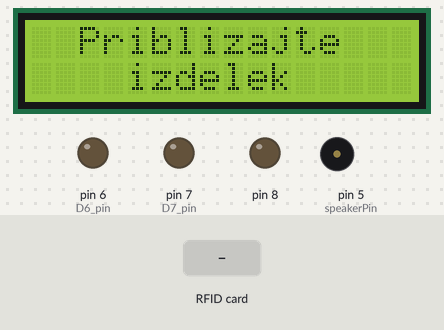
Recording of a sketch running on a simulated Arduino Uno, built with avr-gcc and run on an emulated ATmega328P. On the bench: 16×2 character LCD, output pins drawn as LEDs (lit = HIGH), buzzer (waves = sounding). Inputs (shaded band) come from the test bench. Pins used as bus, display or sensor lines are not drawn; what the sketch prints to the serial monitor is not drawn.

Above: at 1.3 s.
1.4 s: RFID card 5E 7A 19 C4 held to the reader
At 1.67 s:
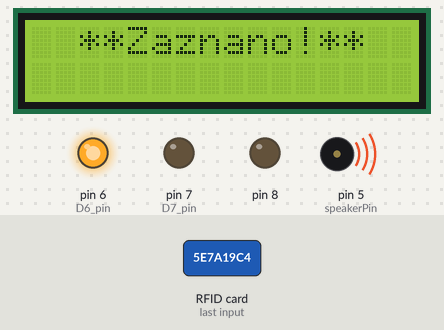
At 3.8 s:
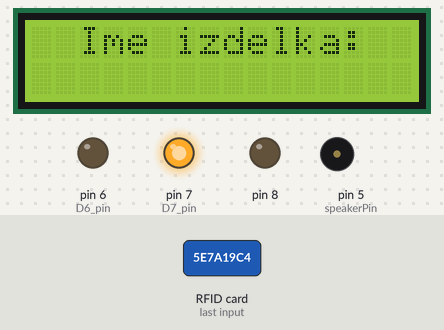
4.2 s: RFID card 5E 7A 19 C4 held to the reader
At 6.13 s:
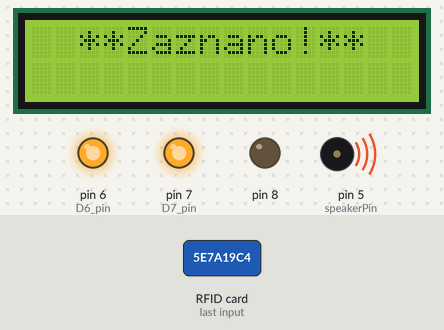
Timing chart, 0 to 8.1 s (numbered marks = the images above; inputs shaded):
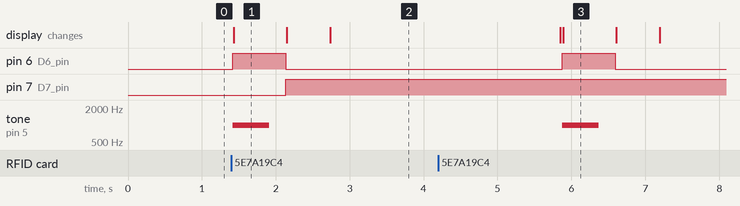

The sketch:

Prepoznavanje_izdelkov.ino
```cpp
/*
 *             MFRC522      Arduino       Arduino   Arduino    Arduino          Arduino
 *             Reader/PCD   Uno/101       Mega      Nano v3    Leonardo/Micro   Pro Micro
 * Signal      Pin          Pin           Pin       Pin        Pin              Pin
 * -----------------------------------------------------------------------------------------
 * RST/Reset   RST          9             5         D9         RESET/ICSP-5     RST
 * SPI SS      SDA(SS)      10            53        D10        10               10
 * SPI MOSI    MOSI         11 / ICSP-4   51        D11        ICSP-4           16
 * SPI MISO    MISO         12 / ICSP-1   50        D12        ICSP-1           14
 * SPI SCK     SCK          13 / ICSP-3   52        D13        ICSP-3           15
*/

#include <Wire.h>
#include <LCD.h>
#include <LiquidCrystal_I2C.h>  // F Malpartida's NewLiquidCrystal library
#include <SoftwareSerial.h>
SoftwareSerial Bluetooth(5,6); // RX, TX
int Data; // the data received
String state;

/*-----( Declare Constants )-----*/
#define I2C_ADDR    0x3F  // Define I2C Address for the PCF8574T
//---(Following are the PCF8574 pin assignments to LCD connections )----
// This are different than earlier/different I2C LCD displays
#define BACKLIGHT_PIN  3
#define En_pin  2
#define Rw_pin  1
#define Rs_pin  0
#define D4_pin  4
#define D5_pin  5
#define D6_pin  6
#define D7_pin  7

#define  LED_OFF  1
#define  LED_ON  0

/*-----( Declare objects )-----*/
LiquidCrystal_I2C  lcd(I2C_ADDR,En_pin,Rw_pin,Rs_pin,D4_pin,D5_pin,D6_pin,D7_pin);
#include <SPI.h>
#include <MFRC522.h>
#include <SoftwareSerial.h>


constexpr uint8_t RST_PIN = 9;     // Configurable, see typical pin layout above
constexpr uint8_t SS_PIN = 10;     // Configurable, see typical pin layout above

MFRC522 mfrc522(SS_PIN, RST_PIN);   // Create MFRC522 instance

//*****************************************************************************************//
int speakerPin = 5;

void setup() {
 Bluetooth.begin(9600);
 Serial.begin(9600);                                           // Initialize serial communications with the PC
 SPI.begin();                                                  // Init SPI bus
 mfrc522.PCD_Init();                                              // Init MFRC522 card
 Serial.println(F("Read personal data on a MIFARE PICC:")); //shows in serial that it is ready to read
 Bluetooth.begin(9600);
 Serial.begin(9600);
 lcd.begin (16,2);  // initialize the lcd
 lcd.setBacklightPin(BACKLIGHT_PIN,POSITIVE);
 lcd.setBacklight(LED_ON);
  pinMode (speakerPin, OUTPUT);
  pinMode(8, OUTPUT);
  pinMode(7, OUTPUT);
  pinMode(6, OUTPUT);

}// END Setup
//*****************************************************************************************//
void loop() {

  lcd.backlight();
  lcd.clear();
  lcd.setCursor(2,0);
  lcd.print("Priblizajte");
  lcd.setCursor(4,1);
  lcd.print("izdelek");

  // Prepare key - all keys are set to FFFFFFFFFFFFh at chip delivery from the factory.
  MFRC522::MIFARE_Key key;
  for (byte i = 0; i < 6; i++) key.keyByte[i] = 0xFF;

  //some variables we need
  byte block;
  byte len;
  MFRC522::StatusCode status;

  //-------------------------------------------

  // Look for new cards
  if ( ! mfrc522.PICC_IsNewCardPresent()) {
   return;
  }

  // Select one of the cards
  if ( ! mfrc522.PICC_ReadCardSerial()) {
    return;
  }
  digitalWrite(8, LOW);
  digitalWrite(6, HIGH);
  tone(speakerPin,1000,500);
  lcd.backlight();
  lcd.clear();
  lcd.setCursor(2,0);
  lcd.print(F("**Zaznano!**"));
  delay(700);
  lcd.clear();
  Serial.println(F("**Kartica zaznana!:**"));

  //-------------------------------------------

  //mfrc522.PICC_DumpDetailsToSerial(&(mfrc522.uid)); //dump some details about the card

  //mfrc522.PICC_DumpToSerial(&(mfrc522.uid));      //uncomment this to see all blocks in hex

  //-------------------------------------------
  digitalWrite(6, LOW);
  digitalWrite(7, HIGH);
  lcd.backlight();
  lcd.setCursor(2,0);
  lcd.print(F("Ime izdelka:"));
  delay(500);
  Serial.print(F("Ime: "));

  byte buffer1[18];

  block = 4;
  len = 18;

  //------------------------------------------- GET FIRST NAME
  status = mfrc522.PCD_Authenticate(MFRC522::PICC_CMD_MF_AUTH_KEY_A, 4, &key, &(mfrc522.uid)); //line 834 of MFRC522.cpp file
  if (status != MFRC522::STATUS_OK) {
    lcd.backlight();
    lcd.setCursor(0,1);
    lcd.print(F("**Neprepoznano** "));
    delay(2000);
    Serial.print(F("*Neprepoznavno!* "));
    Serial.println(mfrc522.GetStatusCodeName(status));
    return;
  }

  status = mfrc522.MIFARE_Read(block, buffer1, &len);
  if (status != MFRC522::STATUS_OK) {
    lcd.backlight();
    lcd.setCursor(0,0);
    lcd.print("Branje neuspesno");
    delay(2000);
    Serial.print(F("Branje neuspešno!! "));
    Serial.println(mfrc522.GetStatusCodeName(status));
    return;
  }

  //PRINT FIRST NAME
  for (uint8_t i = 0; i < 16; i++)
  {
    if (buffer1[i] != 32)
    {
      Serial.write(buffer1[i]);
      lcd.backlight();
      lcd.setCursor(i,1);
      lcd.write(buffer1[i]);
      Bluetooth.println(buffer1[i]);
    }
  }

  //---------------------------------------- GET LAST NAME

  byte buffer2[18];
  block = 1;

  status = mfrc522.PCD_Authenticate(MFRC522::PICC_CMD_MF_AUTH_KEY_A, 1, &key, &(mfrc522.uid)); //line 834
  if (status != MFRC522::STATUS_OK) {
    Serial.print(F("Authentication failed: "));
    Serial.println(mfrc522.GetStatusCodeName(status));
    return;
  }

  status = mfrc522.MIFARE_Read(block, buffer2, &len);
  if (status != MFRC522::STATUS_OK) {
    lcd.backlight();
    lcd.setCursor(0,1);
    lcd.print("Branje neuspesno");
    delay(2000);
    Serial.print(F("Reading failed: "));
    Serial.println(mfrc522.GetStatusCodeName(status));
    return;
  }

  //PRINT LAST NAME
  for (uint8_t i = 0; i < 16; i++) {
    Serial.write(buffer2[i] );
    lcd.backlight();


    lcd.setCursor(5+i,1);
    lcd.write(buffer2[i] );
    Bluetooth.println(buffer2[i]);

  }


  //----------------------------------------
// delay(5000);
//  digitalWrite(7, LOW);
//  digitalWrite(8, HIGH);
//  tone(speakerPin,2000,500);
//  lcd.clear();
//  lcd.backlight();
//  lcd.setCursor(0,0);
//  lcd.print("*Branje koncano*");
//  delay(2000);
//  Serial.println(F("\n*Branje koncano*n/"));

delay(1000); //change value if you want to read cards faster
//
mfrc522.PICC_HaltA();
mfrc522.PCD_StopCrypto1();
  delay(2000);
  lcd.clear();
  lcd.home();
}
//*****************************************************************************************//
```

Measured:
- after the input at 1.4 s, pin 6 (D6_pin): LOW → HIGH at once, → LOW 0.72 s later; pin 7 (D7_pin): LOW → HIGH after 0.73 s; tone on pin 5 (speakerPin): silent → 1000 Hz at once, → silent 0.50 s later; the display: changes at once (image 1)
- after the input at 4.2 s, pin 6 (D6_pin): LOW → HIGH after 1.7 s, → LOW 0.72 s later; tone on pin 5 (speakerPin): silent → 1000 Hz after 1.7 s, → silent 0.50 s later; the display: first differs from a run without the input after 1.7 s (image 3)
- what the display in image 1 shows lasts 0.7 s, from 1.4 s to 2.1 s
